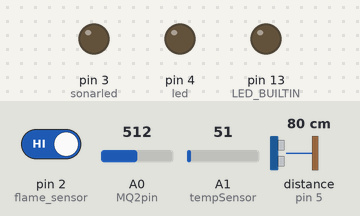
Recording of a sketch running on a simulated Arduino Uno, built with avr-gcc and run on an emulated ATmega328P. Parts: output pins drawn as LEDs (lit = HIGH). Wiring (inferred from the names in the program): ultrasonic range finder: trigger pin 6; echo pin 5. Dashed ring = blinking. The test bench sets the inputs (shaded band); at power-on: A0 (MQ2pin) = 512, distance to the obstacle (sensor on pin 5) 80 cm, pin 2 (flame_sensor) HIGH, A1 (tempSensor) = 51. The echo pulse lasts 58.3 µs per cm; pins used as bus, display or sensor lines are not drawn; what the sketch prints to the serial monitor is not drawn.

Above: at 1.3 s.
1.4 s: A0 (MQ2pin) set to 540
2.9 s: A0 (MQ2pin) set to 564
At 3.7 s:
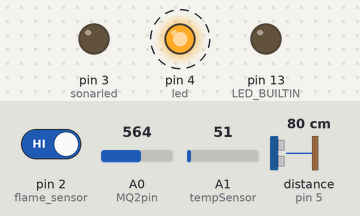
6.1 s: distance to the obstacle (sensor on pin 5) set to 22 cm
9.3 s: distance to the obstacle (sensor on pin 5) set to 18 cm
At 10.7 s:
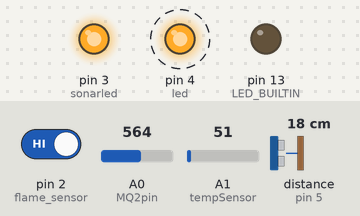
12.5 s: distance to the obstacle (sensor on pin 5) set to 35 cm
At 15.6 s:
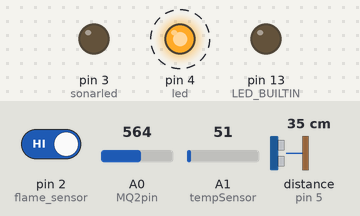
15.7 s: distance to the obstacle (sensor on pin 5) set to 2 cm
At 17.1 s:
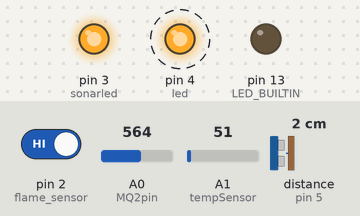
Timing chart, 0 to 19.9 s (numbered marks = the images above; inputs shaded):
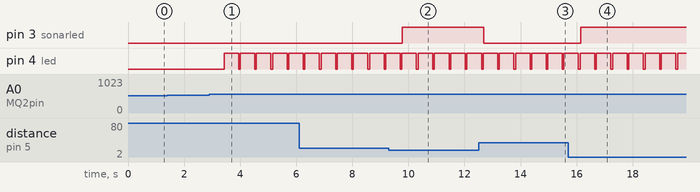

The sketch:

detectFire.ino
```cpp
const int tempSensor=A1;
float tempc;
float tempf;
float vout;

int flame_sensor = 2;
int flame_detected;

int MQ2pin = A0;
float sensorValue;
int led =4;

// sonar
const int trigPin = 6;
const int echoPin = 5;
// defines variables
long duration;
int distance;
int sonarled = 3;
void setup()
{

  pinMode(tempSensor,INPUT);
  pinMode(flame_sensor, INPUT);
  pinMode(led, OUTPUT);
  pinMode(LED_BUILTIN, OUTPUT);

  pinMode(trigPin, OUTPUT); // Sets the trigPin as an Output
  pinMode(echoPin, INPUT); // Sets the echoPin as an Input
  pinMode(sonarled, OUTPUT);
  Serial.begin(9600);

}

void loop() {

  digitalWrite(led,LOW);
  //read temparature
  vout=analogRead(tempSensor);

  vout=(vout*500)/1023;

  tempc=vout;

  tempf=(vout*1.8)+32; // Converting to Fahrenheit

  Serial.print("Temparature  DegreeC=");

  Serial.print(" ");

  Serial.print(tempc);

  Serial.print(" ");

  Serial.print("in Fahrenheit=");

  Serial.print(" ");

  Serial.print(tempf);

  Serial.println();

  //read flame sensor
  flame_detected = digitalRead(flame_sensor);
  Serial.print(flame_detected);


  // gas sensor
   sensorValue = analogRead(MQ2pin); // read analog input pin 0

  Serial.print("Gas Sensor Value: ");
  Serial.print(sensorValue);


  if (flame_detected == 0 || sensorValue > 550 || tempc >80  )
  {
    Serial.println("  Fire detected...! take action immediately.");
    Serial.print(flame_detected);
    digitalWrite(led,HIGH);
     digitalWrite(LED_BUILTIN, HIGH);

  }
  else
  {
    Serial.println("  No flame detected. stay cool "+flame_detected);
   Serial.print(flame_detected);
  }
  Serial.println("");
   digitalWrite(LED_BUILTIN, LOW);

   // sonar
   // Clears the trigPin
digitalWrite(trigPin, LOW);
delayMicroseconds(2);
// Sets the trigPin on HIGH state for 10 micro seconds
digitalWrite(trigPin, HIGH);
delayMicroseconds(10);
digitalWrite(trigPin, LOW);
// Reads the echoPin, returns the sound wave travel time in microseconds
duration = pulseIn(echoPin, HIGH);
// Calculating the distance
distance= duration*0.034/2;
// Prints the distance on the Serial Monitor
Serial.print("Distance: ");
Serial.println(distance);
if(distance <20 ){
Serial.print("fuck");
digitalWrite(sonarled,HIGH);
//delay(200);
}
else
digitalWrite(sonarled,LOW);
  delay(500); //Delay of 1 second for ease of viewing

}
```

Measured:
- the behaviour switches between 550 and 551 on A0 (MQ2pin) (found by bisection; images 0 and 1)
- the behaviour switches between 21 and 20 cm on distance to the obstacle (sensor on pin 5) (found by bisection; images 1 and 2)
- after the input at 1.4 s, every drawn part: stays the same
- after the input at 2.9 s, pin 4 (led): alternates HIGH for 0.52 s and LOW for 0.06 s, starting after 0.53 s
- after the input at 9.3 s, pin 3 (sonarled): LOW → HIGH after 0.49 s
- after the input at 12.5 s, pin 3 (sonarled): HIGH → LOW after 0.18 s
- after the input at 15.7 s, pin 3 (sonarled): LOW → HIGH after 0.44 s
